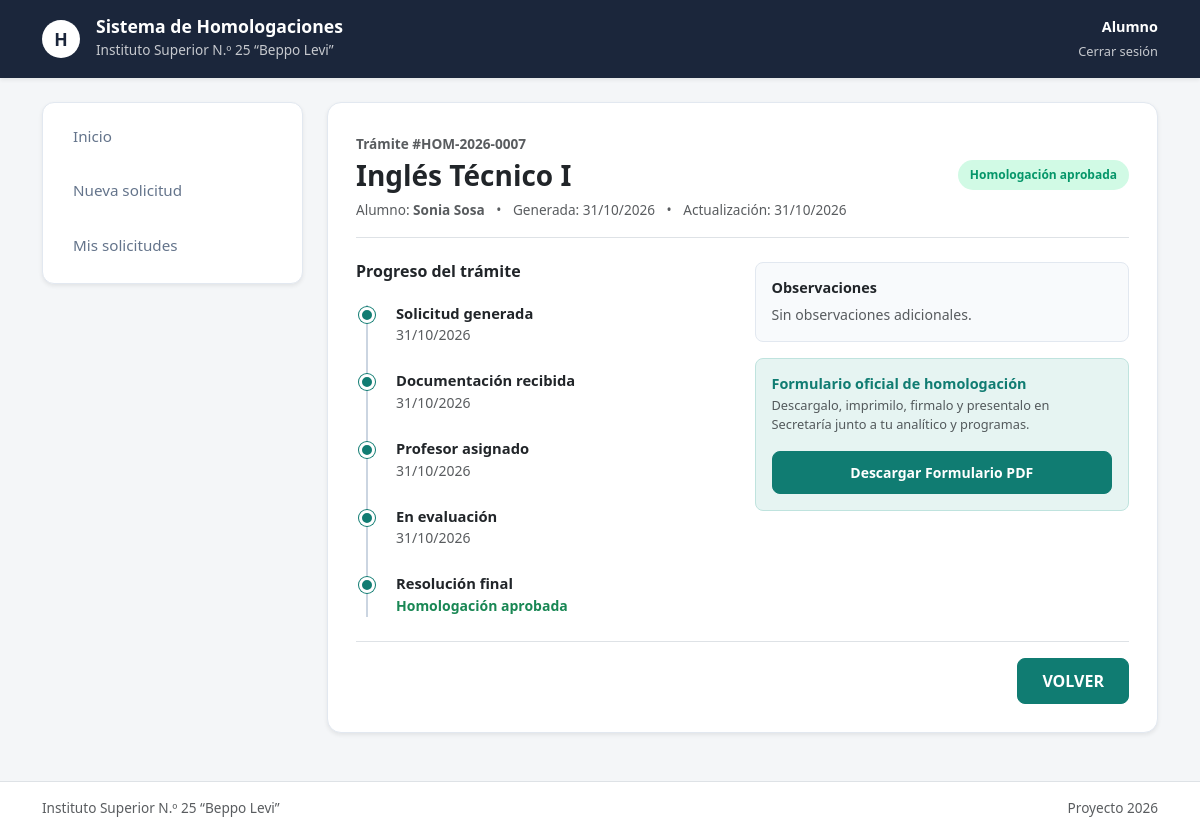
The app's page /solicitud/11/ (signed in) with its own data.
### app1/models.py (models this page shows, shortened)
class PerfilUsuario(models.Model):
    ROLES = [
        ('ALUMNO', 'Alumno'),
        ('SECRETARIA', 'Secretaría'),
        ('JEFE_CARRERA', 'Jefe de Carrera'),
        ('PROFESOR', 'Profesor'),
    ]
    user = models.OneToOneField(User, on_delete=models.CASCADE, null=True, blank=True, related_name="perfil")
    nombre_apellido = models.CharField(max_length=150, verbose_name="Nombre y Apellido")
    dni = models.CharField(max_length=15, unique=True, verbose_name="DNI")
    fecha_nacimiento = models.DateField(null=True, blank=True, verbose_name="Fecha de Nacimiento")
    rol = models.CharField(max_length=20, choices=ROLES, default='ALUMNO', verbose_name="Rol")
    carrera = models.ForeignKey(Carrera, on_delete=models.SET_NULL, null=True, blank=True, verbose_name="Carrera")
    cuenta_activada = models.BooleanField(default=False, verbose_name="¿Cuenta Activada?")
    codigo_verificacion = models.CharField(max_length=6, blank=True, null=True, verbose_name="Código de 6 dígitos")

class SolicitudHomologacion(models.Model):
    ESTADOS = [
        ('PENDIENTE_PRESENTACION', 'Pendiente de presentación en Secretaría'),
        ('DOCUMENTACION_RECIBIDA', 'Documentación recibida'),
        ('PROFESOR_ASIGNADO', 'Profesor asignado'),
        ('EN_EVALUACION', 'En evaluación'),
        ('EVALUACION_FINALIZADA', 'Evaluación finalizada'),
        ('CORRECCION_SOLICITADA', 'Corrección solicitada'),
        ('DICTAMEN_APROBADO', 'Dictamen aprobado'),
        ('HOMOLOGACION_APROBADA', 'Homologación aprobada'),
        ('HOMOLOGACION_RECHAZADA', 'Homologación rechazada'),
    ]
    numero_tramite = models.CharField(max_length=30, unique=True, verbose_name="Número de Trámite")
    alumno = models.ForeignKey(PerfilUsuario, on_delete=models.CASCADE, limit_choices_to={'rol': 'ALUMNO'}, related_name="solicitudes")
    institucion_origen = models.CharField(max_length=200, verbose_name="Institución de Origen")
    carrera_origen = models.CharField(max_length=200, verbose_name="Carrera de Origen")
    analitico_pdf = models.FileField(upload_to="analiticos/", null=True, blank=True, verbose_name="Certificado Analítico")
    programa_origen_pdf = models.FileField(upload_to="programas_origen/", null=True, blank=True, verbose_name="Programa de la Materia de Origen")
    observaciones_alumno = models.TextField(blank=True, null=True, verbose_name="Observaciones del Alumno")
    estado = models.CharField(max_length=30, choices=ESTADOS, default='PENDIENTE_PRESENTACION', verbose_name="Estado de la Solicitud")
    fecha_creacion = models.DateTimeField(auto_now_add=True, verbose_name="Fecha de Creación")
    fecha_actualizacion = models.DateTimeField(auto_now=True, verbose_name="Última Actualización")

class MateriaSolicitada(models.Model):
    RESULTADOS = [
        ('PENDIENTE', 'Pendiente'),
        ('APROBADA', 'Aprobada'),
        ('RECHAZADA', 'Rechazada'),
    ]
    solicitud = models.ForeignKey(SolicitudHomologacion, on_delete=models.CASCADE, related_name="materias_solicitadas")
    materia = models.ForeignKey(Materia, on_delete=models.CASCADE, verbose_name="Materia Institucional a Homologar")
    profesor_evaluador = models.ForeignKey(PerfilUsuario, on_delete=models.SET_NULL, null=True, blank=True, limit_choices_to={'rol': 'PROFESOR'}, related_name="evaluaciones_asignadas")
    programa_institucional = models.ForeignKey(ProgramaAcademico, on_delete=models.SET_NULL, null=True, blank=True)
    resultado_dictamen = models.CharField(max_length=20, choices=RESULTADOS, default='PENDIENTE', verbose_name="Resultado Dictamen")
    fundamentacion_profesor = models.TextField(blank=True, null=True, verbose_name="Fundamentación del Profesor")
    observaciones_jefe_carrera = models.TextField(blank=True, null=True, verbose_name="Observaciones Jefe de Carrera")

class Materia(models.Model):
    carrera = models.ForeignKey(Carrera, on_delete=models.CASCADE, related_name="materias")
    nombre = models.CharField(max_length=150, verbose_name="Nombre de la Materia")
    año = models.CharField(max_length=20, blank=True, null=True, verbose_name="Año / Nivel")

### app1/views.py (the view)
# urls.py: path('solicitud/<int:solicitud_id>/', views.detalle_solicitud, name='detalle_solicitud'),
@login_required(login_url='index')
def detalle_solicitud(request, solicitud_id):
    if request.user.perfil.rol == 'ALUMNO':
        solicitud = get_object_or_404(SolicitudHomologacion, id=solicitud_id, alumno=request.user.perfil)
    else:
        solicitud = get_object_or_404(SolicitudHomologacion, id=solicitud_id)
    return render(request, 'app1/detalle_solicitud.html', {'solicitud': solicitud})

### app1/templates/app1/detalle_solicitud.html (shortened to what this page needs)
{% extends 'app1/base.html' %}
{% load static %}
{% block usuario_header %}
    <div class="text-end">
        <span class="d-block fw-bold text-white" style="font-size: 0.9rem;">
            {{ request.user.perfil.get_rol_display }}
        </span>
        <a href="{% url 'cerrar_sesion' %}" class="text-white text-opacity-75 text-decoration-none" style="font-size: 0.8rem;">
            Cerrar sesión
        </a>
    </div>
{% endblock usuario_header %}
{% block contenido %}
<div class="row g-4">
    <div class="col-12 col-lg-3">
        <div class="sidebar-nav shadow-sm d-flex flex-row flex-lg-column gap-2 overflow-auto">
            {% if request.user.perfil.rol == 'ALUMNO' %}
                <a href="{% url 'panel_alumno' %}" class="sidebar-link">Inicio</a>
                <a href="{% url 'nueva_solicitud' %}" class="sidebar-link">Nueva solicitud</a>
                <a href="{% url 'mis_solicitudes' %}" class="sidebar-link">Mis solicitudes</a>
               {% elif request.user.perfil.rol == 'JEFE_CARRERA' %}
                <a href="{% url 'jefe_pendientes' %}" class="sidebar-link">Pendientes</a>
                <a href="{% url 'jefe_dictamenes' %}" class="sidebar-link">Revisar dictámenes</a>
                <a href="{% url 'jefe_historial' %}" class="sidebar-link active">Historial</a>
            {% endif %}
        </div>
    </div>
    <div class="col-12 col-lg-9">
        <div class="card-homolotec shadow-sm text-start">
            <div class="border-bottom pb-3 mb-4">
                <span class="text-muted fw-bold" style="font-size: 0.85rem;">Trámite #{{ solicitud.numero_tramite }}</span>
                <div class="d-flex justify-content-between align-items-center mt-1">
                    <h3 class="fw-bold text-dark mb-0">
                        {{ solicitud.materias_solicitadas.first.materia.nombre|default:"Solicitud de Homologación" }}
                    </h3>
                    <span class="badge-estado
                        {% if solicitud.estado == 'HOMOLOGACION_APROBADA' or solicitud.estado == 'DICTAMEN_APROBADO' %}badge-aprobada
                        {% elif solicitud.estado == 'HOMOLOGACION_RECHAZADA' %}badge-rechazada
                        {% elif solicitud.estado == 'DOCUMENTACION_RECIBIDA' or solicitud.estado == 'PROFESOR_ASIGNADO' %}badge-recibida
                        {% elif solicitud.estado == 'EN_EVALUACION' %}badge-en-evaluacion
                        {% else %}badge-pendiente{% endif %}">
                        {{ solicitud.get_estado_display }}
                    </span>
                </div>
                <div class="text-muted mt-2" style="font-size: 0.85rem;">
                    <span>Alumno: <strong>{{ solicitud.alumno.nombre_apellido }}</strong></span>
                    <span class="mx-2">•</span>
                    <span>Generada: {{ solicitud.fecha_creacion|date:"d/m/Y" }}</span>
                    <span class="mx-2">•</span>
                    <span>Actualización: {{ solicitud.fecha_actualizacion|date:"d/m/Y" }}</span>
                </div>
            </div>
            <div class="row g-4 mb-4">
                <div class="col-md-6">
                    <h6 class="fw-bold text-dark mb-4">Progreso del trámite</h6>
                    <div class="timeline">
                        <div class="timeline-item">
                            <div class="timeline-dot active"></div>
                            <h6 class="fw-bold mb-0 text-dark" style="font-size: 0.92rem;">Solicitud generada</h6>
                            <small class="text-muted">{{ solicitud.fecha_creacion|date:"d/m/Y" }}</small>
                        </div>
                        <div class="timeline-item">
                            <div class="timeline-dot {% if solicitud.estado != 'PENDIENTE_PRESENTACION' %}active{% endif %}"></div>
                            <h6 class="fw-bold mb-0 {% if solicitud.estado == 'PENDIENTE_PRESENTACION' %}text-muted{% else %}text-dark{% endif %}" style="font-size: 0.92rem;">
                                Documentación recibida
                            </h6>
                            <small class="text-muted">
                                {% if solicitud.estado != 'PENDIENTE_PRESENTACION' %}{{ solicitud.fecha_actualizacion|date:"d/m/Y" }}{% else %}Pendiente en Secretaría{% endif %}
                            </small>
                        </div>
                        <div class="timeline-item">
                            <div class="timeline-dot {% if solicitud.estado == 'PROFESOR_ASIGNADO' or solicitud.estado == 'EN_EVALUACION' or solicitud.estado == 'DICTAMEN_APROBADO' or solicitud.estado == 'HOMOLOGACION_APROBADA' or solicitud.estado == 'HOMOLOGACION_RECHAZADA' %}active{% endif %}"></div>
                            <h6 class="fw-bold mb-0 {% if solicitud.estado == 'PENDIENTE_PRESENTACION' or solicitud.estado == 'DOCUMENTACION_RECIBIDA' %}text-muted{% else %}text-dark{% endif %}" style="font-size: 0.92rem;">
                                Profesor asignado
                            </h6>
                            <small class="text-muted">
                                {% if solicitud.estado == 'PROFESOR_ASIGNADO' or solicitud.estado == 'EN_EVALUACION' or solicitud.estado == 'DICTAMEN_APROBADO' or solicitud.estado == 'HOMOLOGACION_APROBADA' or solicitud.estado == 'HOMOLOGACION_RECHAZADA' %}
                                    {{ solicitud.fecha_actualizacion|date:"d/m/Y" }}
                                {% else %}Pendiente{% endif %}
                            </small>
                        </div>
                        <div class="timeline-item">
                            <div class="timeline-dot {% if solicitud.estado == 'EN_EVALUACION' or solicitud.estado == 'DICTAMEN_APROBADO' or solicitud.estado == 'HOMOLOGACION_APROBADA' or solicitud.estado == 'HOMOLOGACION_RECHAZADA' %}active{% endif %}"></div>
                            <h6 class="fw-bold mb-0 {% if solicitud.estado == 'EN_EVALUACION' or solicitud.estado == 'DICTAMEN_APROBADO' or solicitud.estado == 'HOMOLOGACION_APROBADA' or solicitud.estado == 'HOMOLOGACION_RECHAZADA' %}text-dark{% else %}text-muted{% endif %}" style="font-size: 0.92rem;">
                                En evaluación
                            </h6>
                            <small class="text-muted">
                                {% if solicitud.estado == 'EN_EVALUACION' or solicitud.estado == 'DICTAMEN_APROBADO' or solicitud.estado == 'HOMOLOGACION_APROBADA' or solicitud.estado == 'HOMOLOGACION_RECHAZADA' %}
                                    {{ solicitud.fecha_actualizacion|date:"d/m/Y" }}
                                {% else %}Pendiente{% endif %}
                            </small>
                        </div>
                        <div class="timeline-item">
                            <div class="timeline-dot {% if solicitud.estado == 'HOMOLOGACION_APROBADA' or solicitud.estado == 'HOMOLOGACION_RECHAZADA' %}active{% endif %}"></div>
                            <h6 class="fw-bold mb-0 {% if solicitud.estado == 'HOMOLOGACION_APROBADA' or solicitud.estado == 'HOMOLOGACION_RECHAZADA' %}text-dark{% else %}text-muted{% endif %}" style="font-size: 0.92rem;">
                                Resolución final
                            </h6>
                            <small class="{% if solicitud.estado == 'HOMOLOGACION_APROBADA' %}text-success fw-bold{% elif solicitud.estado == 'HOMOLOGACION_RECHAZADA' %}text-danger fw-bold{% else %}text-muted{% endif %}">
                                {% if solicitud.estado == 'HOMOLOGACION_APROBADA' %}Homologación aprobada
                                {% elif solicitud.estado == 'HOMOLOGACION_RECHAZADA' %}Homologación rechazada
                                {% else %}Pendiente{% endif %}
                            </small>
                        </div>
                    </div>
                </div>
                <div class="col-md-6">
                    <div class="p-3 mb-3 rounded-3" style="background-color: #f8fafc; border: 1px solid #e2e8f0;">
                        <h6 class="fw-bold text-dark mb-2" style="font-size: 0.9rem;">Observaciones</h6>
                        <p class="text-muted mb-0" style="font-size: 0.88rem; line-height: 1.5;">
                            {% if solicitud.observaciones_alumno %}
                                {{ solicitud.observaciones_alumno }}
                            {% else %}
                                Sin observaciones adicionales.
                            {% endif %}
                        </p>
                    </div>
                    {% if request.user.perfil.rol == 'ALUMNO' %}
                        <div class="p-3 rounded-3" style="background-color: #e6f4f2; border: 1px solid #bfe3de;">
                            <h6 class="fw-bold mb-1" style="color: #107c72; font-size: 0.9rem;">
                                Formulario oficial de homologación
                            </h6>
                            <p class="text-muted mb-3" style="font-size: 0.8rem;">
                                Descargalo, imprimilo, firmalo y presentalo en Secretaría junto a tu analítico y programas.
                            </p>
                            <a href="#" class="btn btn-sm btn-teal w-100">
                                Descargar Formulario PDF
                            </a>
                        </div>
                    {% endif %}
                </div>
            </div>
            <div class="d-flex justify-content-end pt-3 border-top">
                {% if request.user.perfil.rol == 'ALUMNO' %}
                    <a href="{% url 'panel_alumno' %}" class="btn btn-teal px-4">VOLVER</a>
                {% elif request.user.perfil.rol == 'SECRETARIA' %}
                    <a href="{% url 'secretaria_solicitudes' %}" class="btn btn-teal px-4">VOLVER</a>
                 {% elif request.user.perfil.rol == 'JEFE_CARRERA' %}
                    <a href="{% url 'jefe_historial' %}" class="btn btn-teal px-4">VOLVER</a>
                {% endif %}
            </div>
        </div>
    </div>
</div>
{% endblock contenido %}

### records on screen
SolicitudHomologacion: numero_tramite "HOM-2026-0007", materias_solicitadas.first.materia.nombre "Inglés Técnico I", estado "Homologación aprobada", alumno.nombre_apellido "Sonia Sosa", fecha_creacion "31/10/2026", fecha_actualizacion "31/10/2026"

### other values on screen
{{ request.user.perfil.get_rol_display }} "Alumno"
